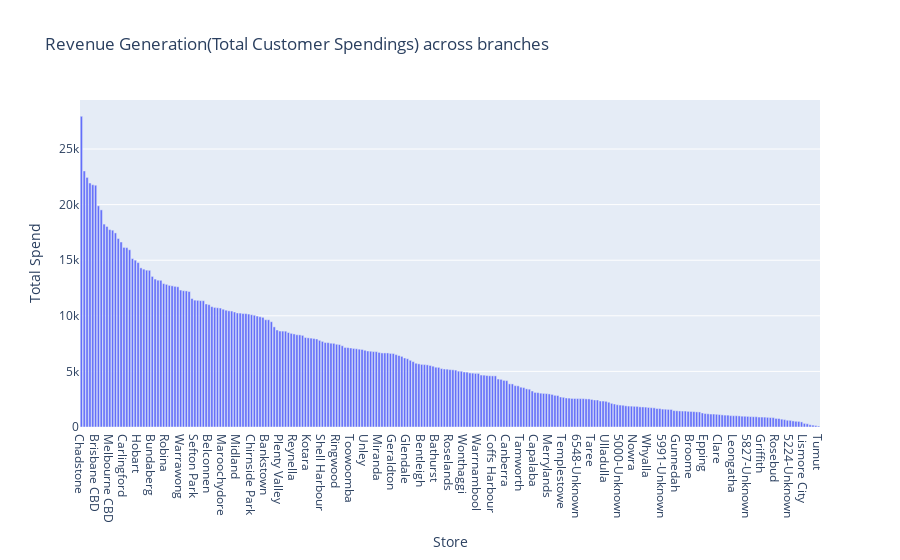

Notebook code cell kept with this figure:
### Markdown cell above
## From the plot below, we can see the top revenue generating store as well as the least revenue generating stores. 
### But we might be wondering if customer staisfaction really matters when it comes to revenue generation. Well, lets find out.

### Code cell
px.bar(branch_spend, x = 'Store', y = 'Total Spend', title = 'Revenue Generation(Total Customer Spendings) across branches')

### Figure 1 — Plotly figure (JSON) as saved in the notebook; plotly's stock layout.template omitted (floating-point values rounded to 4 significant figures; data arrays with more than 128 entries replaced by an {"elided": "..."} marker saying what was removed)
{"data": [{"alignmentgroup": "True", "hovertemplate": "Store=%{x}<br>Total Spend=%{y}<extra></extra>", "legendgroup": "", "marker": {"color": "#636efa", "pattern": {"shape": ""}}, "name": "", "offsetgroup": "", "orientation": "v", "showlegend": false, "textposition": "auto", "type": "bar", "x": {"elided": "261 str values"}, "xaxis": "x", "y": {"elided": "261 float values"}, "yaxis": "y"}], "layout": {"barmode": "relative", "legend": {"tracegroupgap": 0}, "title": {"text": "Revenue Generation(Total Customer Spendings) across branches"}, "xaxis": {"anchor": "y", "domain": [0, 1], "title": {"text": "Store"}}, "yaxis": {"anchor": "x", "domain": [0, 1], "title": {"text": "Total Spend"}}}}
